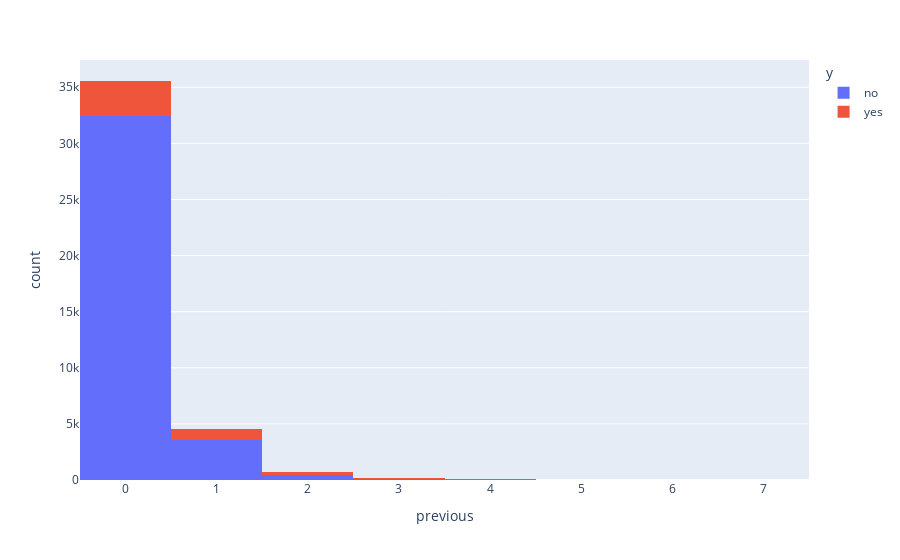
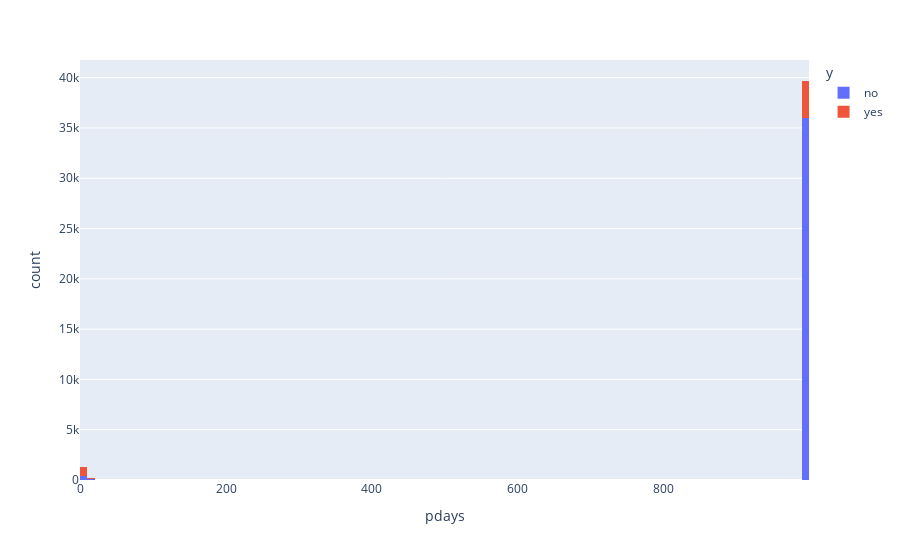

The notebook cell these images were saved under, in order:
### Code cell
# There is no gender column in the dataFrame.
# reading the paper linked in this assignment,
# it seems that gender column was already dropped in this dataset.

# From the dataset, two columns stand out with NaN values (pdays and previous). Lets plot them and see what we can find 
import plotly.express as px 

px.histogram(df_bank_filtered, x='previous', color='y').show()
px.histogram(df_bank_filtered, x='pdays', color = 'y').show()

### Figure 1 — Plotly figure (JSON) as saved in the notebook; plotly's stock layout.template omitted (floating-point values rounded to 4 significant figures; data arrays with more than 128 entries replaced by an {"elided": "..."} marker saying what was removed)
{"data": [{"bingroup": "x", "hovertemplate": "y=no<br>previous=%{x}<br>count=%{y}<extra></extra>", "legendgroup": "no", "marker": {"color": "#636efa", "pattern": {"shape": ""}}, "name": "no", "orientation": "v", "showlegend": true, "type": "histogram", "x": {"elided": "36544 int values"}, "xaxis": "x", "yaxis": "y"}, {"bingroup": "x", "hovertemplate": "y=yes<br>previous=%{x}<br>count=%{y}<extra></extra>", "legendgroup": "yes", "marker": {"color": "#EF553B", "pattern": {"shape": ""}}, "name": "yes", "orientation": "v", "showlegend": true, "type": "histogram", "x": {"elided": "4640 int values"}, "xaxis": "x", "yaxis": "y"}], "layout": {"autosize": true, "barmode": "relative", "legend": {"title": {"text": "y"}, "tracegroupgap": 0}, "margin": {"t": 60}, "xaxis": {"anchor": "y", "autorange": true, "domain": [0, 1], "range": [-0.5, 7.5], "title": {"text": "previous"}, "type": "linear"}, "yaxis": {"anchor": "x", "autorange": true, "domain": [0, 1], "range": [0, 37430.0], "title": {"text": "count"}}}}

### Figure 2 — Plotly figure (JSON) as saved in the notebook; plotly's stock layout.template omitted (floating-point values rounded to 4 significant figures; data arrays with more than 128 entries replaced by an {"elided": "..."} marker saying what was removed)
{"data": [{"bingroup": "x", "hovertemplate": "y=no<br>pdays=%{x}<br>count=%{y}<extra></extra>", "legendgroup": "no", "marker": {"color": "#636efa", "pattern": {"shape": ""}}, "name": "no", "orientation": "v", "showlegend": true, "type": "histogram", "x": {"elided": "36544 int values"}, "xaxis": "x", "yaxis": "y"}, {"bingroup": "x", "hovertemplate": "y=yes<br>pdays=%{x}<br>count=%{y}<extra></extra>", "legendgroup": "yes", "marker": {"color": "#EF553B", "pattern": {"shape": ""}}, "name": "yes", "orientation": "v", "showlegend": true, "type": "histogram", "x": {"elided": "4640 int values"}, "xaxis": "x", "yaxis": "y"}], "layout": {"autosize": true, "barmode": "relative", "legend": {"title": {"text": "y"}, "tracegroupgap": 0}, "margin": {"t": 60}, "xaxis": {"anchor": "y", "autorange": true, "domain": [0, 1], "range": [-0.5, 999.5], "title": {"text": "pdays"}, "type": "linear"}, "yaxis": {"anchor": "x", "autorange": true, "domain": [0, 1], "range": [0, 41760.0], "title": {"text": "count"}}}}
